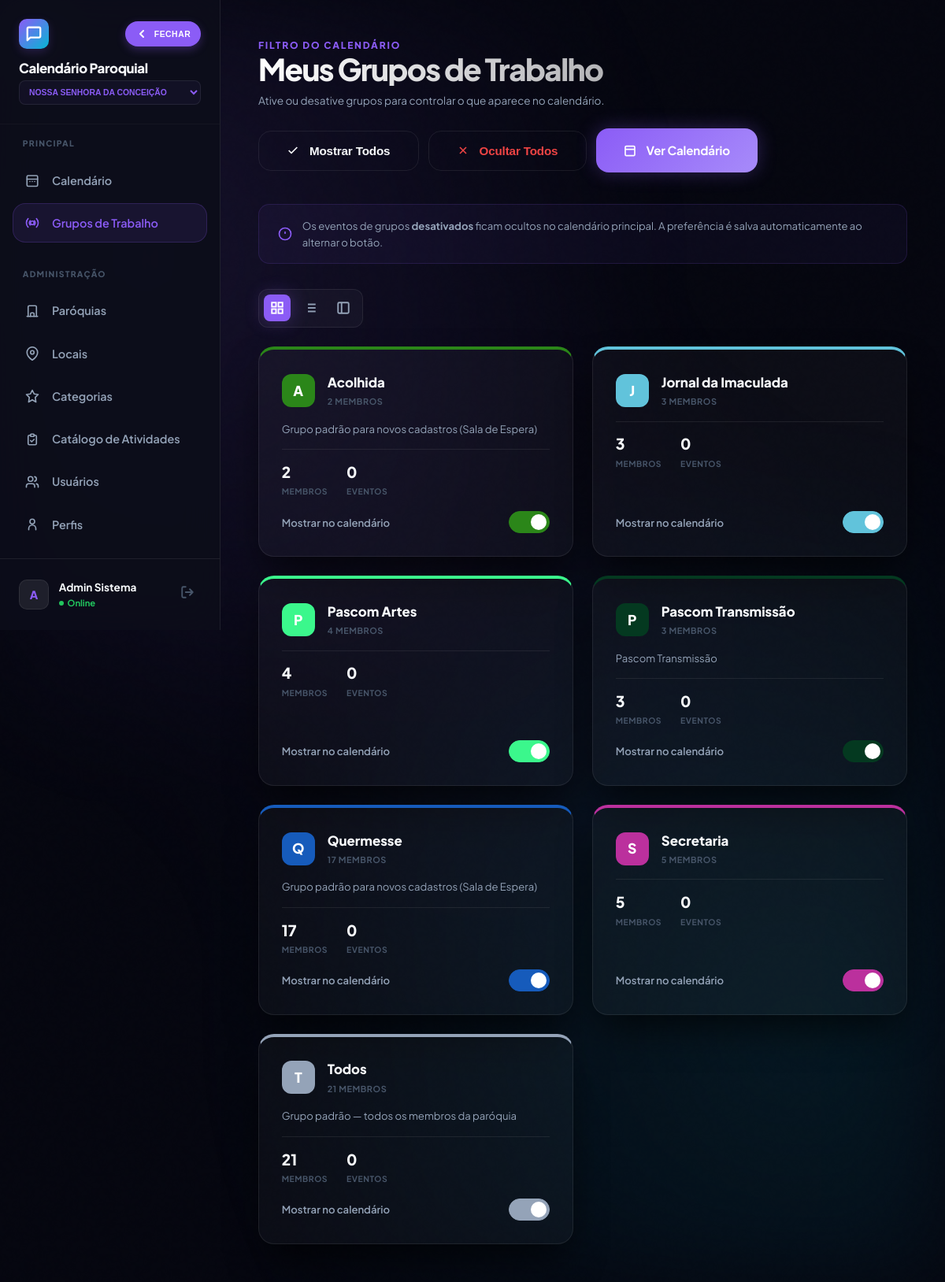
The page /meus_grupos.php (signed in) on the database its author committed.
### tables this page shows
CREATE TABLE `grupos_trabalho` (
  `id` int(10) unsigned NOT NULL AUTO_INCREMENT,
  `paroquia_id` int(10) unsigned NOT NULL,
  `nome` varchar(100) NOT NULL,
  `descricao` text DEFAULT NULL,
  `cor` varchar(7) DEFAULT '#3b82f6',
  `visivel` tinyint(1) DEFAULT 1,
  `ativo` tinyint(1) DEFAULT 1,
  PRIMARY KEY (`id`)
);

### functions.php (called while the page is built, shortened)
<?php
require_once __DIR__ . '/config.php';
function current_paroquia_id(): int {
    return (int)($_SESSION['paroquia_id'] ?? 0);
}
?>

### config.php (called while the page is built, shortened)
<?php
function h(mixed $v): string {
    return htmlspecialchars((string)($v ?? ''), ENT_QUOTES, 'UTF-8');
}
?>

### meus_grupos.php (the view, shortened to what this page needs)
<?php
require_once 'functions.php';
$pid = current_paroquia_id();
$uid = (int)($_SESSION['usuario_id'] ?? 0);
$stmtG = $conn->prepare(
    "SELECT g.id, g.nome, g.descricao, g.cor, g.ativo,
            (SELECT COUNT(*) FROM usuario_grupos WHERE grupo_id = g.id) AS total_membros,
            (SELECT COUNT(*) FROM atividade_grupos ag
             INNER JOIN atividades a ON a.id = ag.atividade_id
             WHERE ag.grupo_id = g.id AND a.paroquia_id = ?) AS total_eventos
     FROM grupos_trabalho g
     INNER JOIN usuario_grupos ug ON ug.grupo_id = g.id
     WHERE ug.usuario_id = ? AND g.paroquia_id = ? AND g.ativo = 1
     ORDER BY g.nome ASC"
);
$stmtG->bind_param('iii', $pid, $uid, $pid);
$stmtG->execute();
$grupos = $stmtG->get_result()->fetch_all(MYSQLI_ASSOC);
$filtroAtual = $_SESSION['filtro_grupos'] ?? null;
function isGrupoAtivo(int $id, $filtro): bool {
    if ($filtro === null) return true;
    return in_array($id, $filtro, true);
}
?>
<!DOCTYPE html>
<html lang="pt-BR">
<head>
    <link rel="stylesheet" href="style.css?v=2.4.5"
        <link rel="stylesheet" href="css/responsive.css?v=2.4.5">
</head>
<body>
<div class="bg-mesh"></div>
<div class="app-shell">
    <?php include 'sidebar.php'; ?>
    <main class="main-content">
        <header class="page-header animate-in">
            <div>
                <p style="font-size: 0.75rem; font-weight: 800; letter-spacing: 0.15em; color: var(--primary);">FILTRO DO CALENDÁRIO</p>
                <h1 class="gradient-text">Meus Grupos de Trabalho</h1>
                <p style="font-size: 0.85rem; color: var(--text-dim); margin-top: 0.5rem;">Ative ou desative grupos para controlar o que aparece no calendário.</p>
            </div>
            <div class="header-actions">
                <button type="button" id="btnTodos" class="btn btn-ghost" onclick="setTodos(true)">
                    <svg width="16" height="16" viewBox="0 0 24 24" fill="none" stroke="currentColor" stroke-width="2.5"><polyline points="20 6 9 17 4 12"/></svg>
                    Mostrar Todos
                </button>
                <button type="button" id="btnNenhum" class="btn btn-ghost" style="color: #ef4444;" onclick="setTodos(false)">
                    <svg width="16" height="16" viewBox="0 0 24 24" fill="none" stroke="currentColor" stroke-width="2.5"><line x1="18" y1="6" x2="6" y2="18"/><line x1="6" y1="6" x2="18" y2="18"/></svg>
                    Ocultar Todos
                </button>
                <a href="index.php" class="btn btn-primary shimmer">
                    <svg width="16" height="16" viewBox="0 0 24 24" fill="none" stroke="currentColor" stroke-width="2.5"><rect width="18" height="18" x="3" y="4" rx="2"/><line x1="3" x2="21" y1="10" y2="10"/></svg>
                    Ver Calendário
                </a>
            </div>
        </header>
        <div class="filter-info animate-in" style="animation-delay:0.05s;">
            <svg width="18" height="18" viewBox="0 0 24 24" fill="none" stroke="currentColor" stroke-width="2.2"><circle cx="12" cy="12" r="10"/><line x1="12" y1="8" x2="12" y2="12"/><line x1="12" y1="16" x2="12.01" y2="16"/></svg>
            <span>Os eventos de grupos <strong>desativados</strong> ficam ocultos no calendário principal. A preferência é salva automaticamente ao alternar o botão.</span>
        </div>
        <div class="view-controls animate-in" style="animation-delay: 0.05s;">
            <button onclick="setView('grid')" id="btn-grid" class="view-btn" title="Grelha">
                <svg width="18" height="18" viewBox="0 0 24 24" fill="none" stroke="currentColor" stroke-width="2.5"><rect x="3" y="3" width="7" height="7"/><rect x="14" y="3" width="7" height="7"/><rect x="14" y="14" width="7" height="7"/><rect x="3" y="14" width="7" height="7"/></svg>
            </button>
            <button onclick="setView('list')" id="btn-list" class="view-btn" title="Lista">
            </button>
            <button onclick="setView('compact')" id="btn-compact" class="view-btn" title="Compacto">
                <svg width="18" height="18" viewBox="0 0 24 24" fill="none" stroke="currentColor" stroke-width="2.5"><rect x="3" y="3" width="18" height="18" rx="2" ry="2"/><line x1="9" y1="3" x2="9" y2="21"/></svg>
            </button>
        </div>
        <?php if (empty($grupos)): ?>
        <div class="empty-state">
            <svg width="64" height="64" viewBox="0 0 24 24" fill="none" stroke="currentColor" stroke-width="1.5"><circle cx="12" cy="12" r="10"/><path d="M8 15h8M9 9h.01M15 9h.01"/></svg>
            <h3 style="font-size: 1.2rem; font-weight: 800; margin-bottom: 0.5rem;">Nenhum grupo encontrado</h3>
            <p>Você ainda não foi adicionado a nenhum grupo de trabalho nesta paróquia.</p>
        </div>
        <?php else: ?>
        <div id="gruposContainer" class="grupos-grid animate-in" style="animation-delay:0.1s;">
            <?php foreach ($grupos as $g): ?>
            <?php $ativo = isGrupoAtivo((int)$g['id'], $filtroAtual); ?>
            <article class="glass grupo-card <?= !$ativo ? 'inactive-card' : '' ?>" id="card-<?= $g['id'] ?>"
                     style="border-top-color: <?= h($g['cor']) ?>; --grp-color: <?= h($g['cor']) ?>;">
                <div class="card-header">
                    <div class="card-icon" style="background: <?= h($g['cor']) ?>;">
                        <?= mb_strtoupper(mb_substr(h($g['nome']), 0, 1)) ?>
                    </div>
                    <div class="card-title">
                        <h3><?= h($g['nome']) ?></h3>
                        <p><?= (int)$g['total_membros'] ?> membros</p>
                    </div>
                </div>
                <?php if (!empty($g['descricao'])): ?>
                <p style="font-size: 0.82rem; color: var(--text-dim); line-height: 1.5;"><?= h($g['descricao']) ?></p>
                <?php endif; ?>
                <div class="card-stats">
                    <div class="stat">
                        <span class="stat-val"><?= (int)$g['total_membros'] ?></span>
                        <span class="stat-lbl">Membros</span>
                    </div>
                    <div class="stat">
                        <span class="stat-val"><?= (int)$g['total_eventos'] ?></span>
                        <span class="stat-lbl">Eventos</span>
                    </div>
                </div>
                <div class="toggle-row">
                    <span class="toggle-label">Mostrar no calendário</span>
                    <label class="toggle-switch" title="Ativar/desativar <?= h($g['nome']) ?>">
                        <span class="toggle-track"></span>
                    </label>
                </div>
            </article>
            <?php endforeach; ?>
        </div>
        <?php endif; ?>
    </main>
</div>
</body>
</html>

### style.css (style rules this page uses)
:root { --bg: #05060f; --bg-darker: #020308; --panel: rgba(255, 255, 255, 0.03); --panel-hi: rgba(255, 255, 255, 0.08); --border: rgba(255, 255, 255, 0.08); --border-hi: rgba(255, 255, 255, 0.15); --primary: #8b5cf6; --primary-rgb: 139, 92, 246; --accent: #06b6d4; --accent-rgb: 6, 182, 212; --text: #f8fafc; --text-dim: #94a3b8; --text-ghost: #475569; --sh-lg: 0 25px 50px -12px rgba(0, 0, 0, 0.7); --sh-primary: 0 0 25px rgba(var(--primary-rgb), 0.3); --sh-accent: 0 0 25px rgba(var(--accent-rgb), 0.3); --r-md: 16px; --r-lg: 28px; --anim: 0.4s cubic-bezier(0.16, 1, 0.3, 1); }
*, *::before, *::after { box-sizing: border-box; margin: 0; padding: 0; outline: none; }
body { font-family: 'Plus Jakarta Sans', 'Outfit', sans-serif; background: var(--bg); color: var(--text); line-height: 1.6; -webkit-font-smoothing: antialiased; min-height: 100vh; overflow-x: hidden; }
.glass { background: var(--panel); backdrop-filter: blur(20px) saturate(180%); -webkit-backdrop-filter: blur(20px) saturate(180%); border: 1px solid var(--border); border-radius: var(--r-lg); box-shadow: var(--sh-lg); }
.bg-mesh { position: fixed; inset: 0; z-index: -2; background: var(--bg); overflow: hidden; }
.bg-mesh::after { content: ''; position: absolute; inset: 0; background: radial-gradient(circle at 15% 20%, rgba(var(--primary-rgb), 0.12) 0%, transparent 40%), radial-gradient(circle at 85% 80%, rgba(var(--accent-rgb), 0.1) 0%, transparent 45%), radial-gradient(circle at 50% 50%, rgba(139, 92, 246, 0.03) 0%, transparent 50%); filter: blur(60px); }
.bg-mesh::before { content: ''; position: absolute; width: 100%; height: 100%; opacity: 0.02; mix-blend-mode: overlay; pointer-events: none; }
.btn { display: inline-flex; align-items: center; justify-content: center; gap: 0.8rem; padding: 1rem 2.2rem; border-radius: var(--r-md); font-weight: 700; border: none; cursor: pointer; transition: all var(--anim); text-decoration: none; font-size: 0.95rem; letter-spacing: -0.01em; }
.btn-primary { background: linear-gradient(135deg, var(--primary), #a78bfa); color: #fff; box-shadow: var(--sh-primary); position: relative; overflow: hidden; }
.btn-primary::before { content: ''; position: absolute; top: 0; left: -100%; width: 100%; height: 100%; background: linear-gradient(90deg, transparent, rgba(255,255,255,0.2), transparent); transition: 0.5s; }
.btn-ghost { background: transparent; color: var(--text); border: 1px solid var(--border); backdrop-filter: blur(5px); }
.animate-in { animation: fluidEntrance 0.8s var(--anim) forwards; }
h1 { font-size: clamp(1.8rem, 6vw, 2.4rem); font-weight: 900; letter-spacing: -0.04em; line-height: 1.1; }
.gradient-text { background: linear-gradient(to right, #fff, rgba(255,255,255,0.7)); -webkit-background-clip: text; background-clip: text; -webkit-text-fill-color: transparent; }
.shimmer { position: relative; overflow: hidden; }
.shimmer::after { content: ''; position: absolute; inset: 0; transform: translateX(-100%); background: linear-gradient(90deg, transparent, rgba(255,255,255,0.1), transparent); animation: shimmer-anim 2.5s infinite; }

### sidebar.php (style rules this page uses)
:root { --sidebar-w: 280px; }
body { font-family: 'Plus Jakarta Sans', 'Outfit', sans-serif; background: var(--bg); color: var(--text); line-height: 1.6; -webkit-font-smoothing: antialiased; min-height: 100vh; overflow-x: hidden !important; width: 100%; touch-action: manipulation; }

### rows shown on the page
grupos_trabalho: nome "A", nome "Acolhida", total_membros "2", descricao "Grupo padrão para novos cadastros (Sala de Espera)", total_eventos "0"
grupos_trabalho: nome "J", nome "Jornal da Imaculada", total_membros "3", total_eventos "0"
grupos_trabalho: nome "P", nome "Pascom Artes", total_membros "4", total_eventos "0"
grupos_trabalho: nome "P", nome "Pascom Transmissão", total_membros "3", descricao "Pascom Transmissão", total_eventos "0"
grupos_trabalho: nome "Q", nome "Quermesse", total_membros "17", descricao "Grupo padrão para novos cadastros (Sala de Espera)", total_eventos "0"
grupos_trabalho: nome "S", nome "Secretaria", total_membros "5", total_eventos "0"
grupos_trabalho: nome "T", nome "Todos", total_membros "21", descricao "Grupo padrão — todos os membros da paróquia", total_eventos "0"

### other values the page prints
$initials "A"
$nome "Admin Sistema"
form field value "Nossa Senhora da Conceição"
